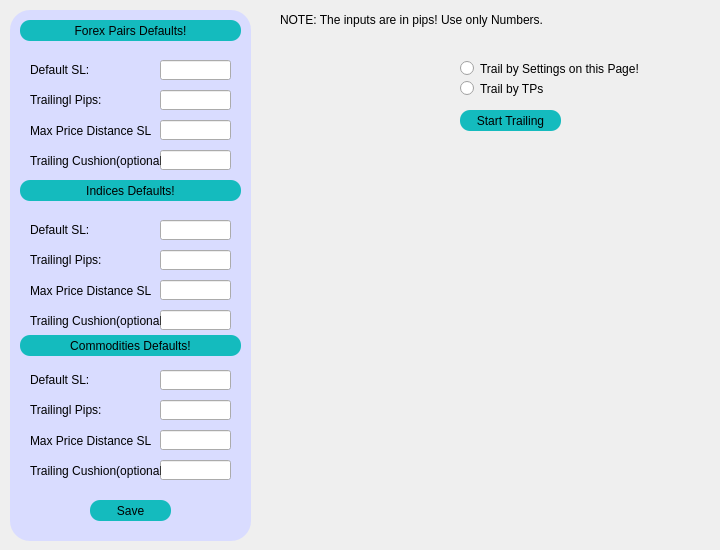
    <widget class="QWidget" name="stop_loss">
     <widget class="QWidget" name="setstop" native="true">
      <property name="geometry">
       <rect>
        <x>10</x>
        <y>10</y>
        <width>241</width>
        <height>531</height>
       </rect>
      </property>
      <property name="styleSheet">
       <string notr="true">#setstop{
background-color:rgb(217, 220, 255);
border-radius:20px;
padding:20px;
border:10px,solid, '#aafffa';
font: 10pt &quot;MV Boli&quot;;
border:2px solid '#14bbbe';}
</string>
      </property>
      <widget class="QPushButton" name="pushButton_15">
       <property name="geometry">
        <rect>
         <x>10</x>
         <y>10</y>
         <width>221</width>
         <height>21</height>
        </rect>
       </property>
       <property name="styleSheet">
        <string notr="true">*{
border-radius: 10px;
	font: 12pt &quot;MS Shell Dlg 2&quot;;
background-color:#14bbbe;
} 
</string>
       </property>
       <property name="text">
        <string>Forex Pairs Defaults!</string>
       </property>
      </widget>
      <widget class="QLabel" name="label_37">
       <property name="geometry">
        <rect>
         <x>20</x>
         <y>50</y>
         <width>71</width>
         <height>20</height>
        </rect>
       </property>
       <property name="styleSheet">
        <string notr="true">	font: 10pt &quot;MS Shell Dlg 2&quot;;
color:'#14bbbe';
</string>
       </property>
       <property name="text">
        <string>Default SL:</string>
       </property>
      </widget>
      <widget class="QLineEdit" name="fx_default">
       <property name="geometry">
        <rect>
         <x>150</x>
         <y>50</y>
         <width>71</width>
         <height>20</height>
        </rect>
       </property>
       <property name="text">
        <string/>
       </property>
      </widget>
      <widget class="QLineEdit" name="fx_trailer">
       <property name="geometry">
        <rect>
         <x>150</x>
         <y>80</y>
         <width>71</width>
         <height>20</height>
        </rect>
       </property>
       <property name="text">
        <string/>
       </property>
      </widget>
      <widget class="QLabel" name="label_38">
       <property name="geometry">
        <rect>
         <x>20</x>
         <y>80</y>
         <width>91</width>
         <height>20</height>
        </rect>
       </property>
       <property name="styleSheet">
        <string notr="true">	font: 10pt &quot;MS Shell Dlg 2&quot;;
color:'#14bbbe';
</string>
       </property>
       <property name="text">
        <string>Trailingl Pips:</string>
       </property>
      </widget>
      <widget class="QPushButton" name="pushButton_19">
       <property name="geometry">
        <rect>
         <x>10</x>
         <y>170</y>
         <width>221</width>
         <height>21</height>
        </rect>
       </property>
       <property name="styleSheet">
        <string notr="true">*{
border-radius: 10px;
	font: 12pt &quot;MS Shell Dlg 2&quot;;
background-color:#14bbbe;
} 
</string>
       </property>
       <property name="text">
        <string>Indices Defaults!</string>
       </property>
      </widget>
      <widget class="QPushButton" name="pushButton_20">
       <property name="geometry">
        <rect>
         <x>10</x>
         <y>325</y>
         <width>221</width>
         <height>21</height>
        </rect>
       </property>
       <property name="styleSheet">
        <string notr="true">*{
border-radius: 10px;
	font: 12pt &quot;MS Shell Dlg 2&quot;;
background-color:#14bbbe;
} 
</string>
       </property>
       <property name="text">
        <string>Commodities Defaults!</string>
       </property>
      </widget>
      <widget class="QPushButton" name="trailing_save">
       <property name="geometry">
        <rect>
         <x>80</x>
         <y>490</y>
         <width>81</width>
         <height>21</height>
        </rect>
       </property>
       <property name="cursor">
        <cursorShape>PointingHandCursor</cursorShape>
       </property>
       <property name="styleSheet">
        <string notr="true">
*{
border-radius: 10px;
background-color:#14bbbe;
	font: 12pt &quot;MS Shell Dlg 2&quot;;

} 
*:hover{
                        background: '#aafffa';
                    }</string>
       </property>
       <property name="text">
        <string>Save</string>
       </property>
      </widget>
      <widget class="QLabel" name="label_40">
       <property name="geometry">
        <rect>
         <x>20</x>
         <y>240</y>
         <width>91</width>
         <height>20</height>
        </rect>
       </property>
       <property name="styleSheet">
        <string notr="true">	font: 10pt &quot;MS Shell Dlg 2&quot;;
color:'#14bbbe';
</string>
       </property>
       <property name="text">
        <string>Trailingl Pips:</string>
       </property>
      </widget>
      <widget class="QLineEdit" name="ind_trailer">
       <property name="geometry">
        <rect>
         <x>150</x>
         <y>240</y>
         <width>71</width>
         <height>20</height>
        </rect>
       </property>
       <property name="text">
        <string/>
       </property>
      </widget>
      <widget class="QLabel" name="label_41">
       <property name="geometry">
        <rect>
         <x>20</x>
         <y>210</y>
         <width>71</width>
         <height>20</height>
        </rect>
       </property>
       <property name="styleSheet">
        <string notr="true">	font: 10pt &quot;MS Shell Dlg 2&quot;;
color:'#14bbbe';
</string>
       </property>
       <property name="text">
        <string>Default SL:</string>
       </property>
      </widget>
      <widget class="QLineEdit" name="ind_default">
       <property name="geometry">
        <rect>
         <x>150</x>
         <y>210</y>
         <width>71</width>
         <height>20</height>
        </rect>
       </property>
       <property name="text">
        <string/>
       </property>
      </widget>
      <widget class="QLabel" name="label_44">
       <property name="geometry">
        <rect>
         <x>20</x>
         <y>420</y>
         <width>121</width>
         <height>21</height>
        </rect>
       </property>
       <property name="styleSheet">
        <string notr="true">	font: 9pt &quot;MS Shell Dlg 2&quot;;
color:'#14bbbe';
</string>
       </property>
       <property name="text">
        <string>Max Price Distance SL:</string>
       </property>
      </widget>
      <widget class="QLineEdit" name="com_default">
       <property name="geometry">
        <rect>
         <x>150</x>
         <y>360</y>
         <width>71</width>
         <height>20</height>
        </rect>
       </property>
       <property name="text">
        <string/>
       </property>
      </widget>
      <widget class="QLabel" name="label_45">
       <property name="geometry">
        <rect>
         <x>20</x>
         <y>390</y>
         <width>91</width>
         <height>20</height>
        </rect>
       </property>
       <property name="styleSheet">
        <string notr="true">	font: 10pt &quot;MS Shell Dlg 2&quot;;
color:'#14bbbe';
</string>
       </property>
       <property name="text">
        <string>Trailingl Pips:</string>
       </property>
      </widget>
      <widget class="QLineEdit" name="com_trailer">
       <property name="geometry">
        <rect>
         <x>150</x>
         <y>390</y>
         <width>71</width>
         <height>20</height>
        </rect>
       </property>
       <property name="text">
        <string/>
       </property>
      </widget>
      <widget class="QLabel" name="label_46">
       <property name="geometry">
        <rect>
         <x>20</x>
         <y>360</y>
         <width>71</width>
         <height>20</height>
        </rect>
       </property>
       <property name="styleSheet">
        <string notr="true">	font: 10pt &quot;MS Shell Dlg 2&quot;;
color:'#14bbbe';
</string>
       </property>
       <property name="text">
        <string>Default SL:</string>
       </property>
      </widget>
      <widget class="QLineEdit" name="com_distance">
       <property name="geometry">
        <rect>
         <x>150</x>
         <y>420</y>
         <width>71</width>
         <height>20</height>
        </rect>
       </property>
       <property name="text">
        <string/>
       </property>
      </widget>
      <widget class="QLabel" name="label_47">
       <property name="geometry">
        <rect>
         <x>20</x>
         <y>270</y>
         <width>121</width>
         <height>21</height>
        </rect>
       </property>
       <property name="styleSheet">
        <string notr="true">	font: 9pt &quot;MS Shell Dlg 2&quot;;
color:'#14bbbe';
</string>
       </property>
       <property name="text">
        <string>Max Price Distance SL:</string>
       </property>
      </widget>
      <widget class="QLineEdit" name="ind_distance">
       <property name="geometry">
        <rect>
         <x>150</x>
         <y>270</y>
         <width>71</width>
         <height>20</height>
        </rect>
       </property>
       <property name="text">
        <string/>
       </property>
      </widget>
      <widget class="QLabel" name="label_48">
       <property name="geometry">
        <rect>
         <x>20</x>
         <y>110</y>
         <width>121</width>
         <height>21</height>
        </rect>
       </property>
       <property name="styleSheet">
        <string notr="true">	font: 9pt &quot;MS Shell Dlg 2&quot;;
color:'#14bbbe';
</string>
       </property>
       <property name="text">
        <string>Max Price Distance SL:</string>
       </property>
      </widget>
      <widget class="QLineEdit" name="fx_distance">
       <property name="geometry">
        <rect>
         <x>150</x>
         <y>110</y>
         <width>71</width>
         <height>20</height>
        </rect>
       </property>
       <property name="text">
        <string/>
       </property>
      </widget>
      <widget class="QLineEdit" name="ind_cus">
       <property name="geometry">
        <rect>
         <x>150</x>
         <y>300</y>
         <width>71</width>
         <height>20</height>
        </rect>
       </property>
       <property name="text">
        <string/>
       </property>
      </widget>
      <widget class="QLineEdit" name="com_cus">
       <property name="geometry">
        <rect>
         <x>150</x>
         <y>450</y>
         <width>71</width>
         <height>20</height>
        </rect>
       </property>
       <property name="text">
        <string/>
       </property>
      </widget>
      <widget class="QLineEdit" name="fx_cus">
       <property name="geometry">
        <rect>
         <x>150</x>
         <y>140</y>
         <width>71</width>
         <height>20</height>
        </rect>
       </property>
       <property name="text">
        <string/>
       </property>
      </widget>
      <widget class="QLabel" name="label_51">
       <property name="geometry">
        <rect>
         <x>20</x>
         <y>140</y>
         <width>131</width>
         <height>21</height>
        </rect>
       </property>
       <property name="styleSheet">
        <string notr="true">	font: 8pt &quot;MS Shell Dlg 2&quot;;
color:'#14bbbe';
</string>
       </property>
       <property name="text">
        <string>Trailing Cushion(optional):</string>
       </property>
      </widget>
      <widget class="QLabel" name="label_53">
       <property name="geometry">
        <rect>
         <x>20</x>
         <y>450</y>
         <width>131</width>
         <height>21</height>
        </rect>
       </property>
       <property name="styleSheet">
        <string notr="true">	font: 8pt &quot;MS Shell Dlg 2&quot;;
color:'#14bbbe';
</string>
       </property>
       <property name="text">
        <string>Trailing Cushion(optional):</string>
       </property>
      </widget>
      <widget class="QLabel" name="label_96">
       <property name="geometry">
        <rect>
         <x>20</x>
         <y>300</y>
         <width>131</width>
         <height>21</height>
        </rect>
       </property>
       <property name="styleSheet">
        <string notr="true">	font: 8pt &quot;MS Shell Dlg 2&quot;;
color:'#14bbbe';
</string>
       </property>
       <property name="text">
        <string>Trailing Cushion(optional):</string>
       </property>
      </widget>
     </widget>
     <widget class="QPushButton" name="start_trailing">
      <property name="geometry">
       <rect>
        <x>460</x>
        <y>110</y>
        <width>101</width>
        <height>21</height>
       </rect>
      </property>
      <property name="cursor">
       <cursorShape>PointingHandCursor</cursorShape>
      </property>
      <property name="styleSheet">
       <string notr="true">
*{
border-radius: 10px;
background-color:#14bbbe;
	font: 11pt &quot;MS Shell Dlg 2&quot;;

} 
*:hover{
                        background: '#aafffa';
                    }</string>
      </property>
      <property name="text">
       <string>Start Trailing</string>
      </property>
     </widget>
     <widget class="QRadioButton" name="radiotrailer">
      <property name="geometry">
       <rect>
        <x>460</x>
        <y>60</y>
        <width>201</width>
        <height>17</height>
       </rect>
      </property>
      <property name="styleSheet">
       <string notr="true">	font: 10pt &quot;MS Shell Dlg 2&quot;;
color:'#14bbbe';
</string>
      </property>
      <property name="text">
       <string>Trail by Settings on this Page!</string>
      </property>
     </widget>
     <widget class="QRadioButton" name="radiotp">
      <property name="geometry">
       <rect>
        <x>460</x>
        <y>80</y>
        <width>171</width>
        <height>17</height>
       </rect>
      </property>
      <property name="styleSheet">
       <string notr="true">	font: 10pt &quot;MS Shell Dlg 2&quot;;
color:'#14bbbe';
</string>
      </property>
      <property name="text">
       <string>Trail by TPs</string>
      </property>
     </widget>
     <widget class="QLabel" name="label_95">
      <property name="geometry">
       <rect>
        <x>280</x>
        <y>10</y>
        <width>431</width>
        <height>20</height>
       </rect>
      </property>
      <property name="styleSheet">
       <string notr="true">	font: 10pt &quot;MS Shell Dlg 2&quot;;
color:'#14bbbe';
</string>
      </property>
      <property name="text">
       <string>NOTE: The inputs are in pips! Use only Numbers.</string>
      </property>
     </widget>
    </widget>
